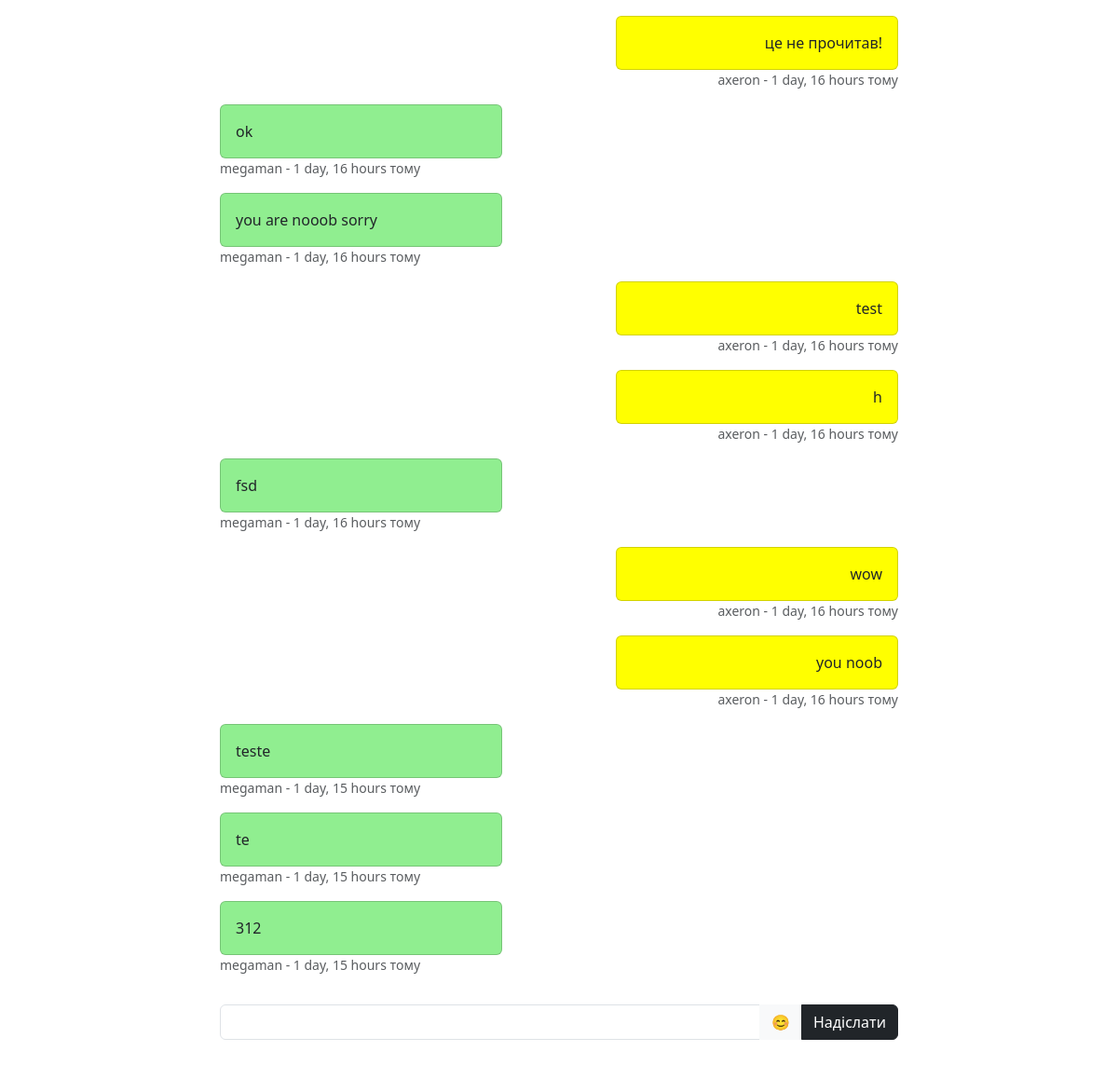
Before: /chat/user/2/ (signed in, lower part) with the older database file.
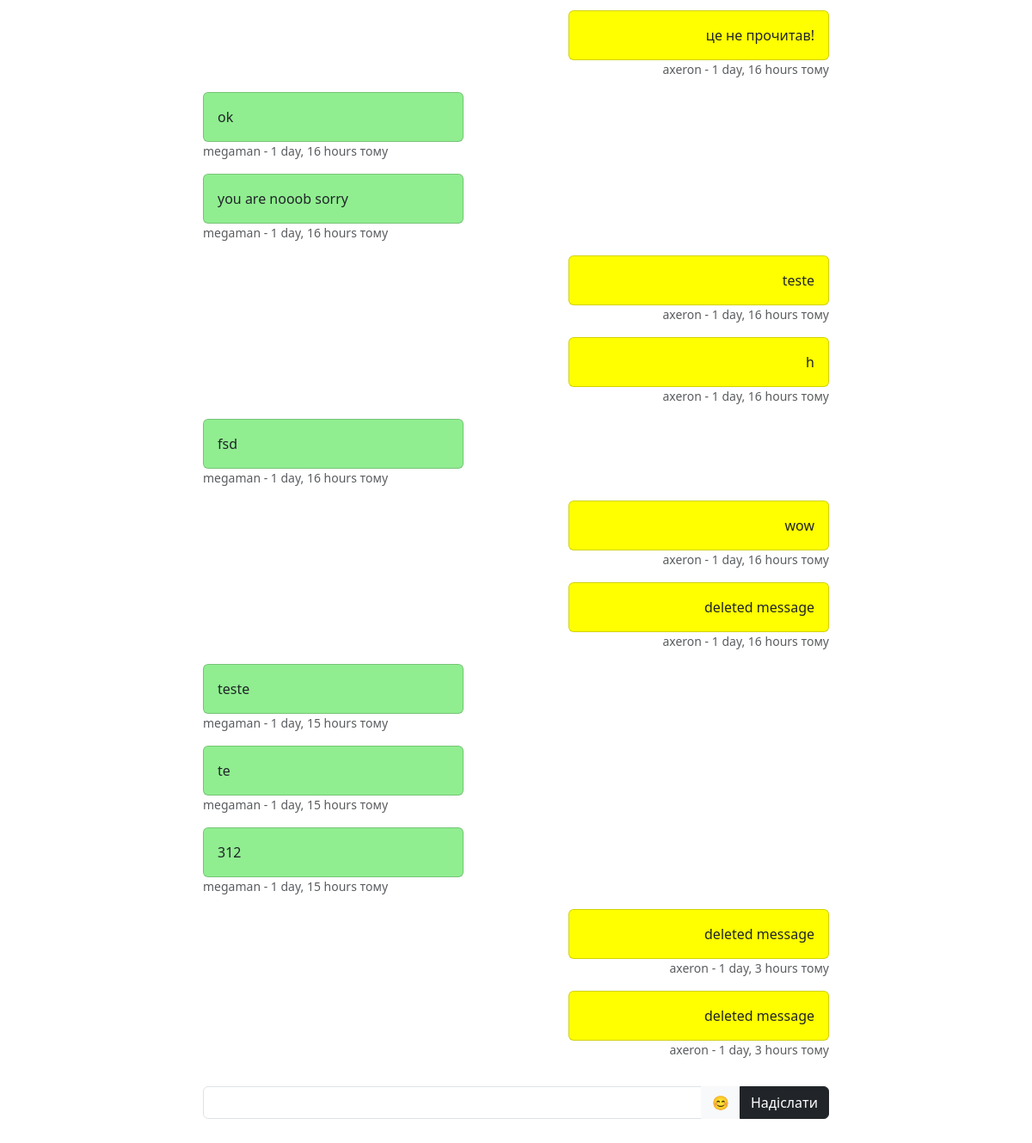
After: the same page with the newer database file.
### chat/models.py (models this page shows, shortened)
class Message(models.Model):
    sender = models.ForeignKey(CustomUser, on_delete=models.CASCADE, related_name='sent_messages')
    receiver = models.ForeignKey(CustomUser, on_delete=models.CASCADE, related_name='received_messages')
    content = models.TextField()
    timestamp = models.DateTimeField(auto_now_add=True)

### accounts/models.py (models this page shows, shortened)
class CustomUser(AbstractUser):
    email = models.EmailField(unique=True)
    avatar = models.ImageField(upload_to='avatars/', null=True, blank=True)

### chat/views.py (the view)
# urls.py: path('user/<int:user_id>/', chat_with_user, name='chat_with_user'),
@login_required
def chat_with_user(request, user_id):
    other_user = CustomUser.objects.get(pk=user_id)
    messages = Message.objects.filter(
        (models.Q(sender=request.user) & models.Q(receiver=other_user)) |
        (models.Q(sender=other_user) & models.Q(receiver=request.user))
    ).order_by('-timestamp')
    try:
        other_user_status = UserStatus.objects.get(user=other_user)
        last_activity = other_user_status.last_activity
        try:
            sender_check = MessageCheck.objects.get(user=request.user, other_user=other_user)
        except MessageCheck.DoesNotExist:
            sender_check = MessageCheck.objects.create(user=request.user, other_user=other_user)
        sender_check.last_checked = timezone.now()
        sender_check.save()
    except ObjectDoesNotExist:
        last_activity = None
    context = {
        'other_user': other_user,
        'messages': messages,
        'last_activity': last_activity,
        'current_user': request.user,
    }
    return render(request, 'chat/chat_with_user.html', context)

### chat/templates/chat/chat_with_user.html (shortened to what this page needs)
{% extends 'base.html' %}
{% block content %}
  <div class="container mt-4">
    <div id="chat-messages" class="col-8 mx-auto px-auto" style="max-height: 60vh; overflow-y: auto; display: flex; flex-direction: column-reverse;">
      {% for message in messages %}
      <div class="mb-3 col-5 {% if message.sender == current_user %}text-end current-user-message{% endif %} message-container" data-message-id="{{ message.id }}" style="{% if message.sender == current_user %}align-self: flex-end;{% else %}align-self: flex-start;{% endif %}">
        <div class="card col-12 mx-auto" style="background-color: {% if message.sender == current_user %}yellow{% else %}lightgreen{% endif %};">
          <div class="card-body">
            <p class="card-text message-content">
              {{ message.content }}
            </p>
          </div>
        </div>
        <p class="card-text small text-muted">
          {{ message.sender.username }} - {{ message.timestamp|timesince }} тому
        </p>
      </div>
      {% endfor %}
    </div>
    <form method="post" action="{% url 'send_message' other_user.id %}" id="message-form" class="mt-3 col-8 mx-auto px-auto">
      <div class="input-group">
        <input type="text" name="content" class="form-control" id="message-input" required>
        <button type="button" id="emoji-button" class="btn btn-light">😊</button>
        <button type="submit" class="btn btn-dark">Надіслати</button>
      </div>
    </form>
  </div>
{% endblock %}

### mychat/templates/base.html (shortened to what this page needs)
<!DOCTYPE html>
<html lang="en">
<head>
    <link href="https://cdn.jsdelivr.net/npm/bootstrap@5.3.0/dist/css/bootstrap.min.css" rel="stylesheet">
    <link rel="stylesheet" href="https://cdn.jsdelivr.net/npm/emoji-picker-element@1.0.0/dist/emoji-picker-element.css">
</head>
<body>
    <div>
        <div class="container mt-4">
            {% block content %}
            {% endblock %}
        </div>
    </div>
</body>
</html>

Changed rows visible on the page:
added Message: content "deleted message", sender.username "axeron", timestamp "1 day, 3 hours"
added Message: content "deleted message", sender.username "axeron", timestamp "1 day, 3 hours"
changed Message (number 6 of 13 on the later page): content "you noob" → "deleted message"
changed Message (number 10 of 13 on the later page): content "test" → "teste"
